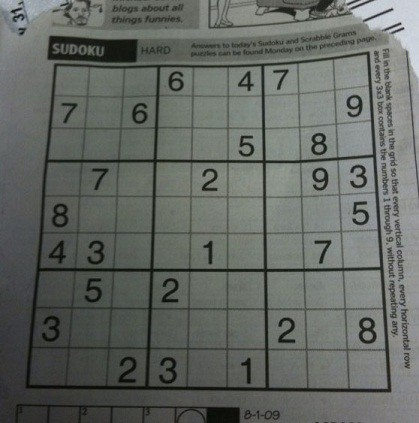
#> input picture Q3/sudoku.jpeg, 419 x 423 px
$ python adaptivemedian.py   (Python 2 division)
#> lines starting #> are read from the running program, lines starting #| are printed output that depends on the picture
#| (423, 419)
import cv2
import numpy as np
import matplotlib.pyplot as plt

# from numpy import *

def addsnp(img, prob):
#> called with prob = 0.1
	temp = img.copy()

	matsnp = np.random.rand(temp.shape[0], temp.shape[1])

	temp[matsnp < prob] = 0
	temp[matsnp > 1-prob] = 255
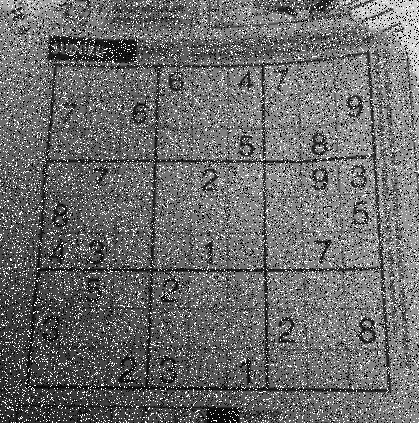
#> temp: shape (423, 419); min 0, max 255, mean 106.9

	return temp

def demo(target_array):
	return int(np.median(target_array)), int(np.max(target_array)), int(np.min(target_array))

def adaptivemedian(image, window=3):

	## set filter window and image dimensions
#> called with window = 3
	W = 2*window + 1
	xlength, ylength = img.shape
#> xlength = 423; ylength = 419

	vlength = W*W

	## create 2-D image array and initialize window
	paddedimage = np.pad(image.copy(), window, 'constant', constant_values=255)
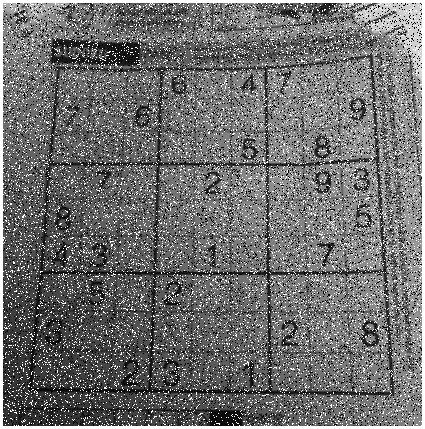
#> paddedimage: shape (429, 425); min 0, max 255, mean 111
	print(np.max(image))
#| 255
	image_array = np.array(paddedimage, dtype=np.uint8)
	filter_window = np.array(np.zeros((W,W)))
	target_vector = np.array(np.zeros(vlength))
	changed = 0

	try:
		for y in range(window, ylength+window):
			for x in range(window, xlength+window):
				for w in range(1, window):
					filter_window = image_array[x-w:x+w+1, y-w:y+w+1]
					# print(filter_window)
					# target_vector = np.reshape(filter_window, ((vlength),))
					median, max_pixel, min_pixel = demo(filter_window)
					if median < max_pixel and median > min_pixel:
						if paddedimage[x, y] == min_pixel or paddedimage[x, y] == max_pixel:
							image_array[x, y] = median
							changed += 1
						break
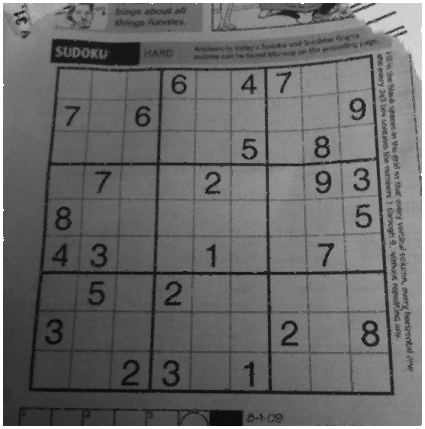
#> image_array: shape (429, 425); min 3, max 255, mean 106.3
#> after the loop, changed = 63155
	except TypeError:
		print "Error in processing function:", err
		sys.exit(2)
	print changed, "pixel(s) filtered out of", xlength*ylength
#| 63155 pixel(s) filtered out of 177237

	## return only central array
	return image_array[window:-window, window:-window]

img = cv2.imread('sudoku.jpeg',0)
print(img.shape)
noise_img = addsnp(img, prob=0.1)
output = adaptivemedian(noise_img)

print(output.shape)
#| (423, 419)
plt.imshow(output, cmap='gray')
plt.show()
